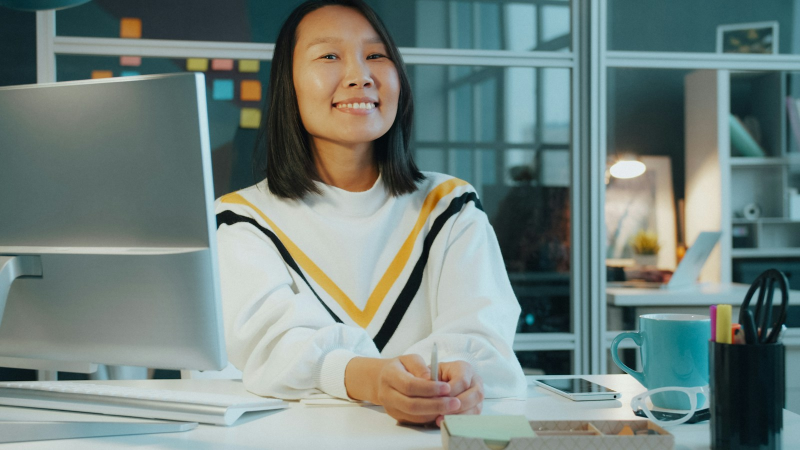
#> input picture photo-originals/admissions-smile.jpg, 1600 x 900 px (shown at 1/2 size); its folder holds only this picture in this run
$ python brand_photos.py
#> lines starting #> are read from the running program, lines starting #| are printed output that depends on the picture
"""Apply the IIHE photo treatment to every image in photo-originals/.

The treatment gives all photos one consistent, on-brand look:
  1. colour is softened (less saturated), so IIHE Red stays the strongest colour on the page
  2. contrast is softened and shadows are slightly lifted (a gentle matte finish)
  3. a light cream warmth keeps skin tones natural and welcoming

Output: src/assets/img/photos/NAME-800.webp and NAME-1600.webp

Run from the project folder:
  uv run --with pillow --with numpy python tools/brand_photos.py
"""
from pathlib import Path

import numpy as np
from PIL import Image

ROOT = Path(__file__).resolve().parent.parent
SRC = ROOT / "photo-originals"
OUT = ROOT / "src" / "assets" / "img" / "photos"

SATURATION = 0.74   # 1 = original colour, 0 = black and white
SIZES = (800, 1600)
RATIO = 3 / 2       # every photo is cropped to the same landscape shape

# Warm, soft "matte" look (reference: a bright library photo with creamy highlights)
BLACK_LIFT = 0.07            # shadows are lifted slightly, never pure black
WHITE_POINT = 0.97           # highlights never pure white
WARMTH = (1.035, 1.0, 0.93)  # red, green, blue multipliers: a light cream warmth
CONTRAST = 0.92              # below 1 = softer contrast


def treat(img):
    rgb = np.asarray(img.convert("RGB"), dtype=np.float32) / 255.0
    lum = (0.2126 * rgb[..., 0] + 0.7152 * rgb[..., 1] + 0.0722 * rgb[..., 2])[..., None]
    x = lum + (rgb - lum) * SATURATION                 # softer colour
    x = (x - 0.5) * CONTRAST + 0.5                     # softer contrast
    x = x * np.array(WARMTH, dtype=np.float32)         # cream warmth
    x = BLACK_LIFT + np.clip(x, 0, 1) * (WHITE_POINT - BLACK_LIFT)  # matte finish
    return Image.fromarray(np.clip(x * 255.0, 0, 255).astype(np.uint8))


# Where to keep the subject when a tall photo is cropped (0 = top, 0.5 = centre, 1 = bottom)
FOCUS_Y = {

}


def crop_to_ratio(img, name=""):
    w, h = img.size
    if w / h > RATIO:
        nw = int(h * RATIO)
        left = (w - nw) // 2
        return img.crop((left, 0, left + nw, h))
    nh = int(w / RATIO)
    top = int((h - nh) * FOCUS_Y.get(name, 0.5))
    return img.crop((0, top, w, top + nh))


def main():
    OUT.mkdir(parents=True, exist_ok=True)
    for f in sorted(SRC.glob("*.jp*g")):
        img = treat(crop_to_ratio(Image.open(f), f.stem))
#> in crop_to_ratio, `w, h = img.size`: w = 1600; h = 900
#> in crop_to_ratio, `nw = int(h * RATIO)`: nw = 1350
#> in crop_to_ratio, `left = (w - nw) // 2`: left = 125
#> in crop_to_ratio, `return img.crop((left, 0, left + nw, h))`:
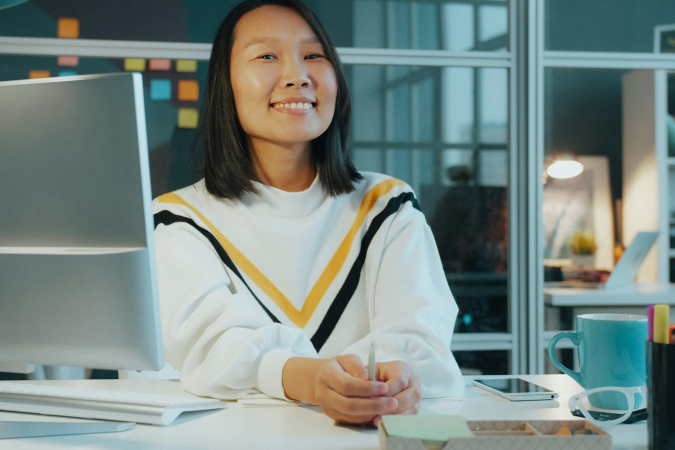
#> returned value: PIL image 1350x900 RGB (shown at 1/2 size); mean R, G, B 121.6, 136.3, 131.3
#> in treat, `lum = (0.2126 * rgb[..., 0] + 0.7152 * rgb[..., 1] + 0.0722 * rgb[...,..`:
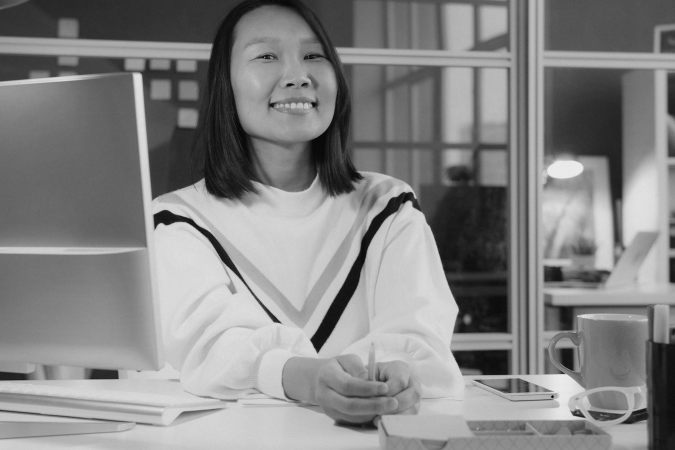
#> lum: shape (900, 1350, 1) float32 (shown at 1/2 size); min 0.000834, max 0.939, mean 0.521
#> in treat, `x = (x - 0.5) * CONTRAST + 0.5`:
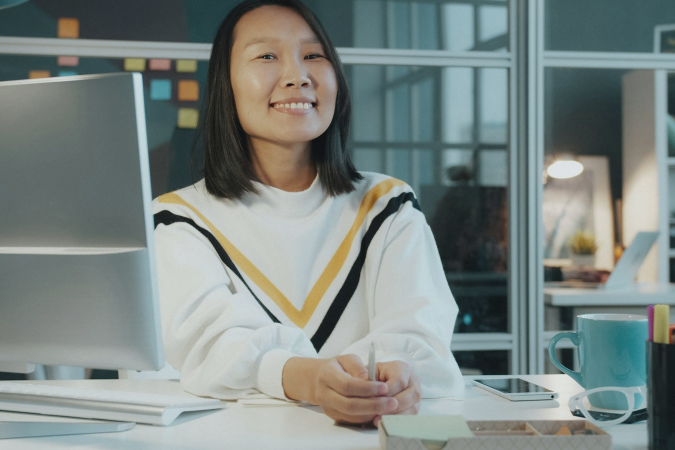
#> x: shape (900, 1350, 3) float32 (shown at 1/2 size); mean R, G, B 0.489, 0.529, 0.515
        for w in SIZES:
            h = round(w / RATIO)
            img.resize((w, h), Image.LANCZOS).save(OUT / f"{f.stem}-{w}.webp", quality=74, method=6)
#> this loop made 2 passes
#> pass 1, in main, `img.resize((w, h), Image.LANCZOS).save(OUT / f"{f.stem}-{w}.webp", qua..`:
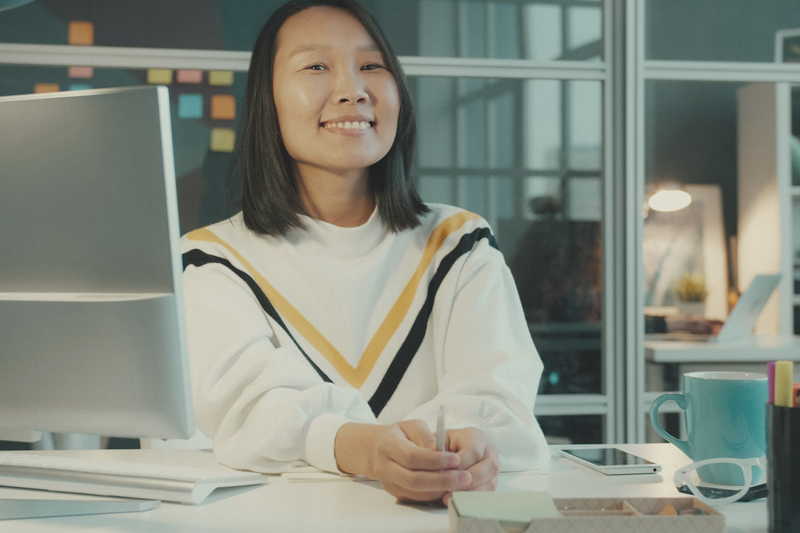
#> saved as admissions-smile-800.webp: PIL image 800x533 RGB; mean R, G, B 133.6, 138.7, 127.3
        print("done", f.stem)


if __name__ == "__main__":
    main()

$ run again, on photo-originals/students-campus-laptop.jpg
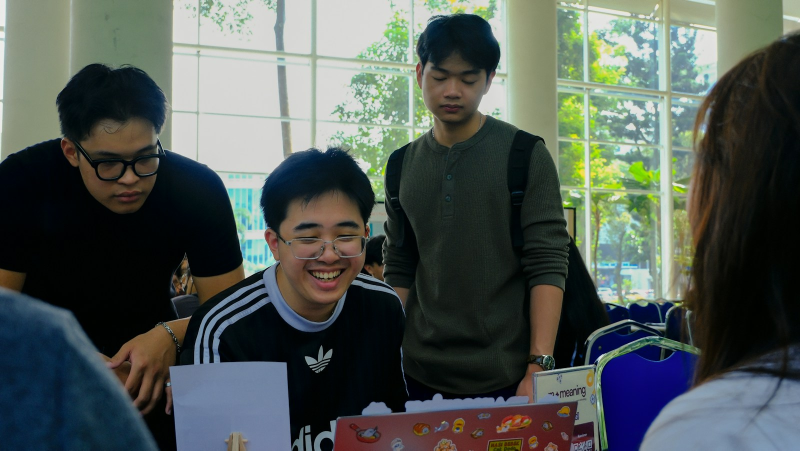
#> input picture photo-originals/students-campus-laptop.jpg, 1600 x 901 px (shown at 1/2 size)
#> w = 1600; h = 901
#> nw = 1351
#> left = 124
#> in treat, `lum = (0.2126 * rgb[..., 0] + 0.7152 * rgb[..., 1] + 0.0722 * rgb[...,..`:
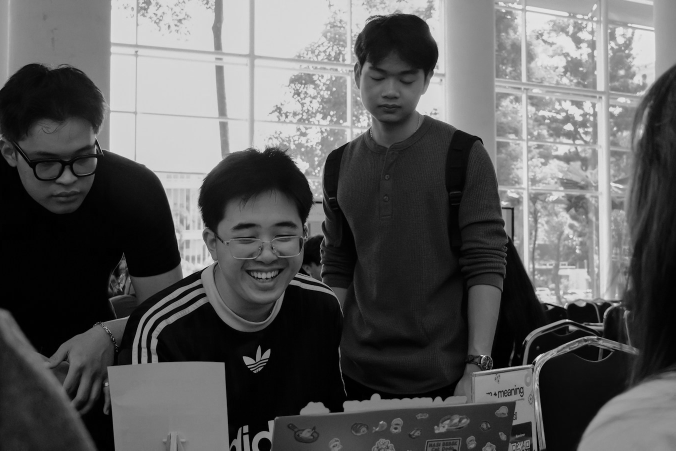
#> lum: shape (901, 1351, 1) float32 (shown at 1/2 size); min 0, max 0.976, mean 0.361
#> the loop in main, `for w in SIZES:` made 2 passes
#> pass 1, in main, `img.resize((w, h), Image.LANCZOS).save(OUT / f"{f.stem}-{w}.webp", qua..`:
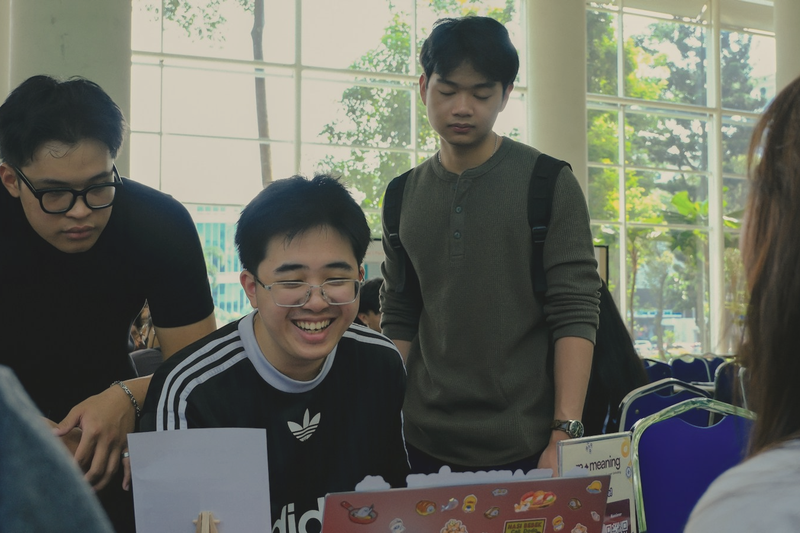
#> saved as students-campus-laptop-800.webp: PIL image 800x533 RGB; mean R, G, B 102.1, 104, 94.9

$ run again, on photo-originals/students-classroom-group.jpg
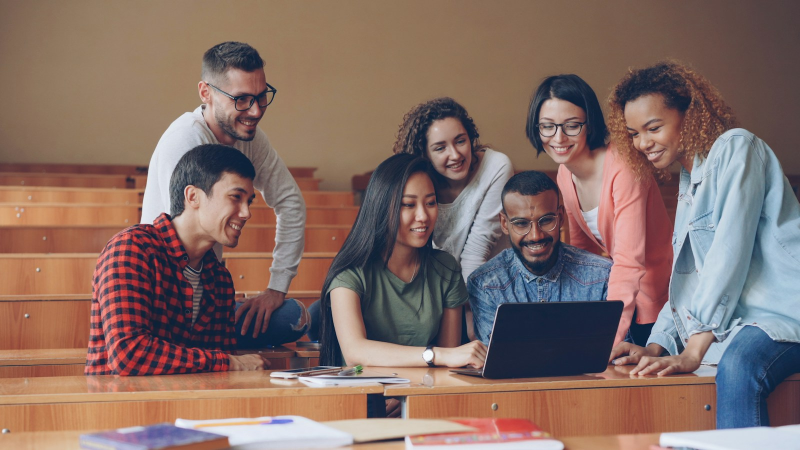
#> input picture photo-originals/students-classroom-group.jpg, 1600 x 900 px (shown at 1/2 size)
#> w = 1600; h = 900
#> nw = 1350
#> left = 125
#> in treat, `lum = (0.2126 * rgb[..., 0] + 0.7152 * rgb[..., 1] + 0.0722 * rgb[...,..`:
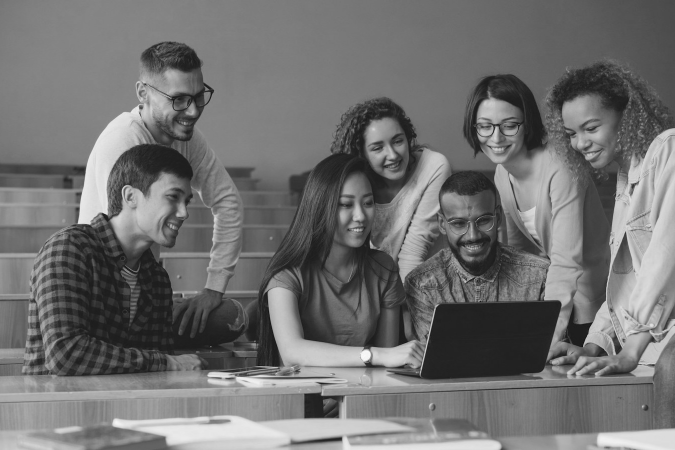
#> lum: shape (900, 1350, 1) float32 (shown at 1/2 size); min 0.0117, max 0.984, mean 0.446
#> the loop in main, `for w in SIZES:` made 2 passes
#> pass 1, in main, `img.resize((w, h), Image.LANCZOS).save(OUT / f"{f.stem}-{w}.webp", qua..`:
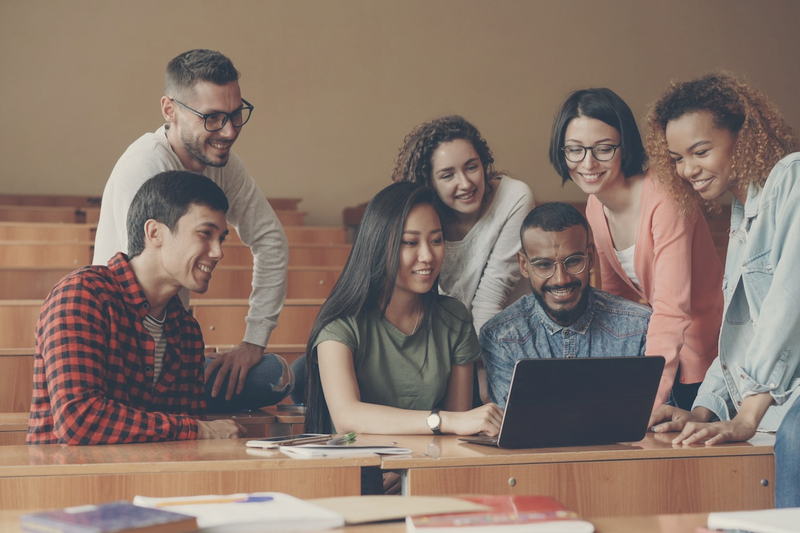
#> saved as students-classroom-group-800.webp: PIL image 800x533 RGB; mean R, G, B 137.1, 117.7, 106.6

$ run again, on photo-originals/students-group-project.jpg
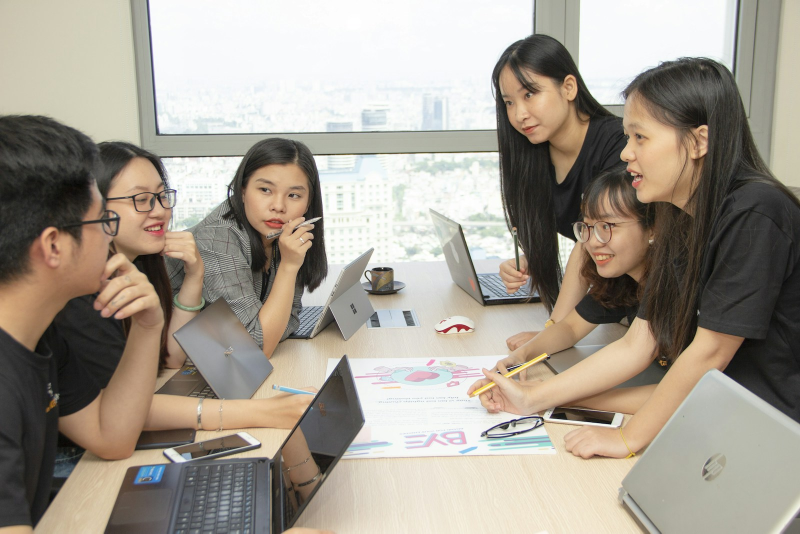
#> input picture photo-originals/students-group-project.jpg, 1600 x 1067 px (shown at 1/2 size)
#> w = 1600; h = 1067
#> nh = 1066
#> top = 0
#> in treat, `lum = (0.2126 * rgb[..., 0] + 0.7152 * rgb[..., 1] + 0.0722 * rgb[...,..`:
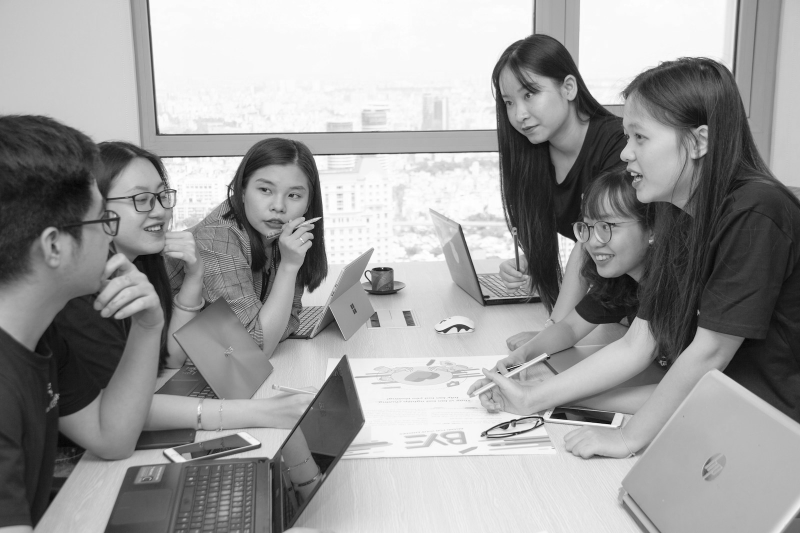
#> lum: shape (1066, 1600, 1) float32 (shown at 1/2 size); min 0.000834, max 1, mean 0.612
#> the loop in main, `for w in SIZES:` made 2 passes
#> pass 1, in main, `img.resize((w, h), Image.LANCZOS).save(OUT / f"{f.stem}-{w}.webp", qua..`:
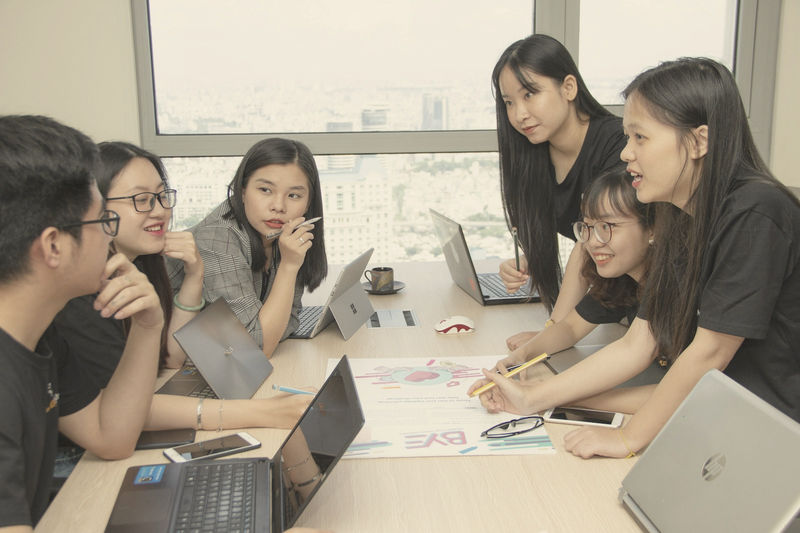
#> saved as students-group-project-800.webp: PIL image 800x533 RGB; mean R, G, B 165, 155.3, 139

$ run again, on photo-originals/software-student-monitor.jpg
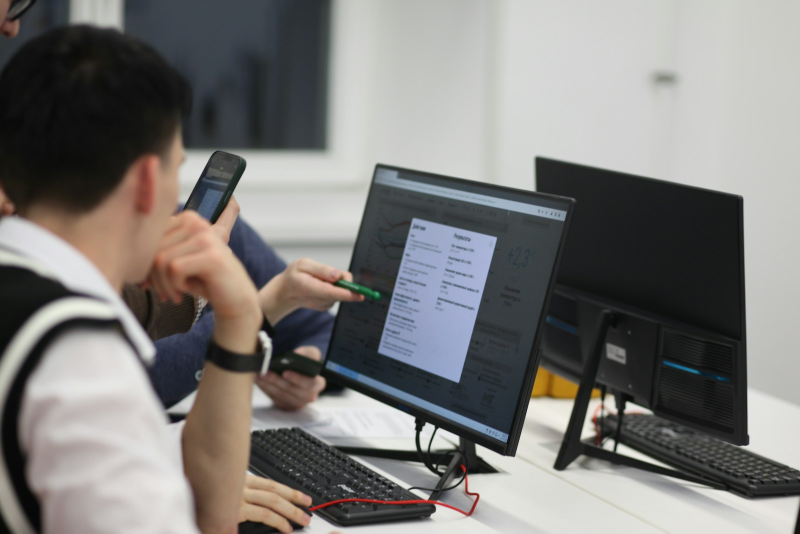
#> input picture photo-originals/software-student-monitor.jpg, 1600 x 1067 px (shown at 1/2 size)
#> w = 1600; h = 1067
#> nh = 1066
#> top = 0
#> the loop in main, `for w in SIZES:` made 2 passes
#> pass 1, in main, `img.resize((w, h), Image.LANCZOS).save(OUT / f"{f.stem}-{w}.webp", qua..`:
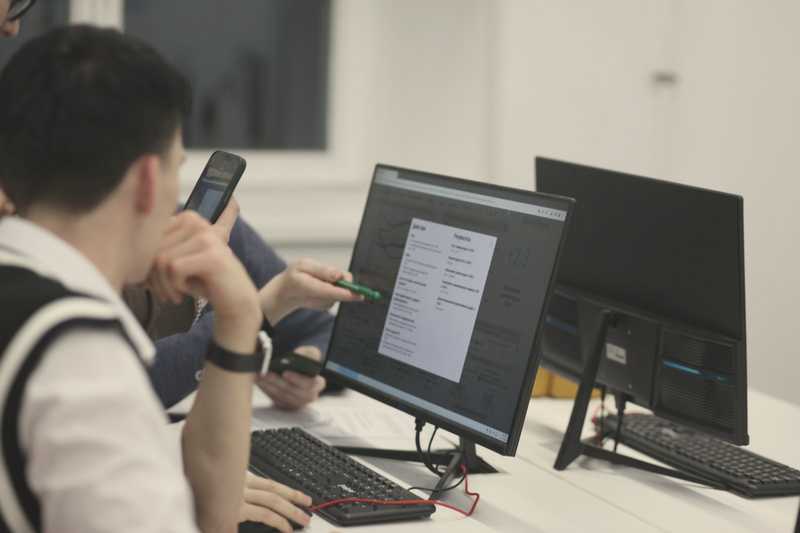
#> saved as software-student-monitor-800.webp: PIL image 800x533 RGB; mean R, G, B 133.7, 128.7, 119.7
